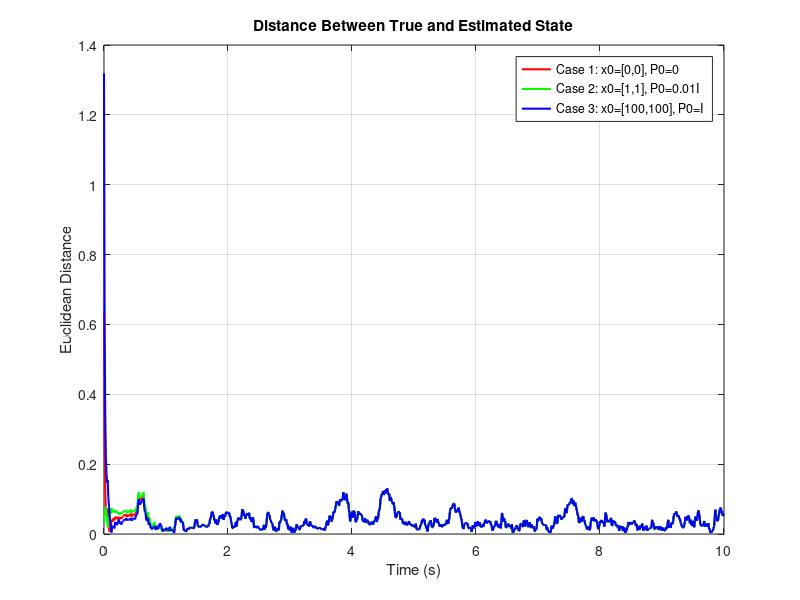

This chart was generated by the following MATLAB code:
clear all; close all; clc;

A = [9.9985 * 10^-1, 9.8510 * 10^-3;
    -2.9553 * 10^-2, 9.7030 * 10^-1];
B = [4.9502 * 10^-5;
    9.8510 * 10^-3];

H = [1, 0];  

Q = 1;
R = 0.01;
N = 1001;
dt = 0.01;
time = (0:N-1)' * dt;

x0_true = [1; 1];

% Generate synthetic data
rng(42);
w = sqrt(Q) * randn(N,1);
v = sqrt(R) * randn(N,1);
x_true = zeros(2, N);
x_true(:,1) = x0_true;

for k = 1:N-1
    x_true(:,k+1) = A * x_true(:,k) + B * w(k);
end

y_meas = H * x_true + v';

% Improved Kalman filter function (fixed initialization)
function [x_hat_plus, P_plus, x_hat_minus, P_minus] = ...
    runKalmanFilter(A, B, H, Q, R, y_meas, x_hat0_minus, P0_minus, N)
    
    x_hat_minus = zeros(2, N);
    x_hat_plus = zeros(2, N);
    P_minus = zeros(2,2,N);
    P_plus = zeros(2,2,N);

    % Proper initialization (FIXED)
    x_hat_minus(:,1) = x_hat0_minus;
    P_minus(:,:,1) = P0_minus;  % Corrected assignment
    
    for k = 1:N
        % Update step
        Kk = P_minus(:,:,k) * H' / (H * P_minus(:,:,k) * H' + R);
        x_hat_plus(:,k) = x_hat_minus(:,k) + Kk * (y_meas(k) - H * x_hat_minus(:,k));
        P_plus(:,:,k) = (eye(2) - Kk * H) * P_minus(:,:,k);

        % Propagation step (except for last iteration)
        if k < N
            x_hat_minus(:,k+1) = A * x_hat_plus(:,k);
            P_minus(:,:,k+1) = A * P_plus(:,:,k) * A' + B * Q * B';
        end
    end
end

%% Test different initial conditions (as in assignment)
fprintf('Running Kalman filter with different initial conditions...\n');

% Case 1: Initial state [0,0], P0 = [0 0; 0 0] (overconfident wrong)
[x_hat_plus_1, P_plus_1] = runKalmanFilter(A, B, H, Q, R, y_meas, [1000;1000], [20 20; 20 20], N);

% Case 2: Initial state [1,1], P0 = [0.01 0.01; 0.01 0.01] (good state, moderate uncertainty)
[x_hat_plus_2, P_plus_2] = runKalmanFilter(A, B, H, Q, R, y_meas, [1;1], [0.01 0.01; 0.01 0.01], N);

% Case 3: Initial state [100,100], P0 = [1 1; 1 1] (bad state, high uncertainty)
[x_hat_plus_3, P_plus_3] = runKalmanFilter(A, B, H, Q, R, y_meas, [100;100], [1 1; 1 1], N);

% Calculate errors
error_1 = x_true - x_hat_plus_1;
error_2 = x_true - x_hat_plus_2;
error_3 = x_true - x_hat_plus_3;

% Calculate Euclidean distances
dist1 = sqrt(sum(error_1.^2, 1));
dist2 = sqrt(sum(error_2.^2, 1));
dist3 = sqrt(sum(error_3.^2, 1));

% Plot Euclidean distances (as in assignment)
figure;
plot(time, dist1, 'r-', 'LineWidth', 1.5); hold on;
plot(time, dist2, 'g-', 'LineWidth', 1.5);
plot(time, dist3, 'b-', 'LineWidth', 1.5);
xlabel('Time (s)');
ylabel('Euclidean Distance');
title('Distance Between True and Estimated State');
legend('Case 1: x0=[0,0], P0=0', 'Case 2: x0=[1,1], P0=0.01I', 'Case 3: x0=[100,100], P0=I', 'Location', 'best');
grid on;

return

%% Plot state errors with 3σ bounds for all cases
figure('Position', [100, 100, 1200, 800]);

% Case 1 - State 1
subplot(3,2,1);
sigma_bounds_1_state1 = 3 * squeeze(sqrt(P_plus_1(1,1,:)));
plot(time, error_1(1,:), 'b', 'LineWidth', 1.5); hold on;
plot(time, sigma_bounds_1_state1, 'r--', 'LineWidth', 1);
plot(time, -sigma_bounds_1_state1, 'r--', 'LineWidth', 1);
ylabel('Error');
title('Case 1: State 1 Error (x0=[0,0], P0=0)');
legend('Error', '3σ Bound', 'Location', 'best');
grid on;

% Case 1 - State 2
subplot(3,2,2);
sigma_bounds_1_state2 = 3 * squeeze(sqrt(P_plus_1(2,2,:)));
plot(time, error_1(2,:), 'b', 'LineWidth', 1.5); hold on;
plot(time, sigma_bounds_1_state2, 'r--', 'LineWidth', 1);
plot(time, -sigma_bounds_1_state2, 'r--', 'LineWidth', 1);
ylabel('Error');
title('Case 1: State 2 Error (x0=[0,0], P0=0)');
legend('Error', '3σ Bound', 'Location', 'best');
grid on;

% Case 2 - State 1
subplot(3,2,3);
sigma_bounds_2_state1 = 3 * squeeze(sqrt(P_plus_2(1,1,:)));
plot(time, error_2(1,:), 'b', 'LineWidth', 1.5); hold on;
plot(time, sigma_bounds_2_state1, 'r--', 'LineWidth', 1);
plot(time, -sigma_bounds_2_state1, 'r--', 'LineWidth', 1);
ylabel('Error');
title('Case 2: State 1 Error (x0=[1,1], P0=0.01I)');
legend('Error', '3σ Bound', 'Location', 'best');
grid on;

% Case 2 - State 2
subplot(3,2,4);
sigma_bounds_2_state2 = 3 * squeeze(sqrt(P_plus_2(2,2,:)));
plot(time, error_2(2,:), 'b', 'LineWidth', 1.5); hold on;
plot(time, sigma_bounds_2_state2, 'r--', 'LineWidth', 1);
plot(time, -sigma_bounds_2_state2, 'r--', 'LineWidth', 1);
ylabel('Error');
title('Case 2: State 2 Error (x0=[1,1], P0=0.01I)');
legend('Error', '3σ Bound', 'Location', 'best');
grid on;

% Case 3 - State 1
subplot(3,2,5);
sigma_bounds_3_state1 = 3 * squeeze(sqrt(P_plus_3(1,1,:)));
plot(time, error_3(1,:), 'b', 'LineWidth', 1.5); hold on;
plot(time, sigma_bounds_3_state1, 'r--', 'LineWidth', 1);
plot(time, -sigma_bounds_3_state1, 'r--', 'LineWidth', 1);
xlabel('Time (s)'); ylabel('Error');
title('Case 3: State 1 Error (x0=[100,100], P0=I)');
legend('Error', '3σ Bound', 'Location', 'best');
grid on;

% Case 3 - State 2
subplot(3,2,6);
sigma_bounds_3_state2 = 3 * squeeze(sqrt(P_plus_3(2,2,:)));
plot(time, error_3(2,:), 'b', 'LineWidth', 1.5); hold on;
plot(time, sigma_bounds_3_state2, 'r--', 'LineWidth', 1);
plot(time, -sigma_bounds_3_state2, 'r--', 'LineWidth', 1);
xlabel('Time (s)'); ylabel('Error');
title('Case 3: State 2 Error (x0=[100,100], P0=I)');
legend('Error', '3σ Bound', 'Location', 'best');
grid on;

sgtitle('Kalman Filter Estimation Errors with 3σ Bounds');

%% Enhanced Convergence Analysis
fprintf('\n=== Enhanced Convergence Analysis ===\n');

cases = {error_1, error_2, error_3};
P_cases = {P_plus_1, P_plus_2, P_plus_3};
case_names = {'Case 1: x0=[0,0], P0=0', 'Case 2: x0=[1,1], P0=0.01I', 'Case 3: x0=[100,100], P0=I'};

for i = 1:3
    error = cases{i};
    P_plus = P_cases{i};
    
    % Calculate 3σ bounds
    sigma_bounds_state1 = 3 * squeeze(sqrt(P_plus(1,1,:)));
    sigma_bounds_state2 = 3 * squeeze(sqrt(P_plus(2,2,:)));
    
    % Check if errors are within 3σ bounds (after initial transient)
    steady_state_start = 501;
    
    % State 1
    within_bounds_state1 = sum(abs(error(1, steady_state_start:end)) <= sigma_bounds_state1(steady_state_start:end)');
    percentage_state1 = within_bounds_state1 / (N - steady_state_start + 1) * 100;
    
    % State 2
    within_bounds_state2 = sum(abs(error(2, steady_state_start:end)) <= sigma_bounds_state2(steady_state_start:end)');
    percentage_state2 = within_bounds_state2 / (N - steady_state_start + 1) * 100;
    
    % Final errors
    final_error_state1 = abs(error(1, end));
    final_error_state2 = abs(error(2, end));
    
    fprintf('%s:\n', case_names{i});
    fprintf('  State 1: %.2f%% of errors within 3σ bounds, Final error: %.4f\n', percentage_state1, final_error_state1);
    fprintf('  State 2: %.2f%% of errors within 3σ bounds, Final error: %.4f\n', percentage_state2, final_error_state2);
    
    % Convergence time (error < 0.1)
    convergence_threshold = 0.1;
    converged_idx = find(all(abs(error) < convergence_threshold, 1), 1);
    if ~isempty(converged_idx)
        fprintf('  Converged to error < 0.1 at %.2f seconds\n', time(converged_idx));
    else
        fprintf('  Did not converge to error < 0.1 within simulation time\n');
    end
    fprintf('\n');
end

%% Display System Information
fprintf('=== System Information ===\n');
fprintf('Sampling interval: %.3f s\n', dt);
fprintf('Simulation duration: %.1f s\n', time(end));
fprintf('Process noise variance Q: %.2f\n', Q);
fprintf('Measurement noise variance R: %.4f\n', R);
eigenvalues = eig(A);
fprintf('Eigenvalues of A: %.4f, %.4f\n', eigenvalues(1), eigenvalues(2));

% Fixed the ternary operator - using if-else instead
if all(abs(eigenvalues) < 1)
    stability = 'Stable';
else
    stability = 'Unstable';
end
fprintf('System stability: %s\n', stability);
